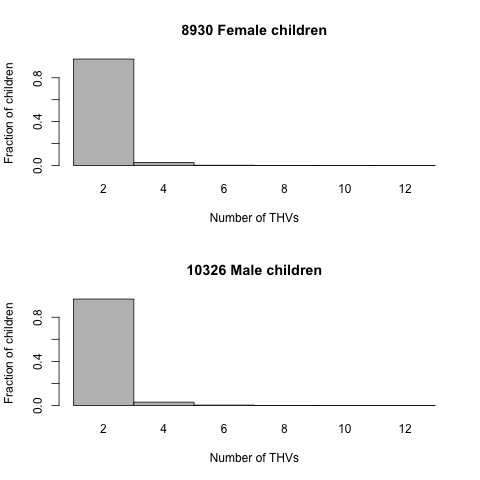

This chart was generated by the following R code:
customHistogram <- function(histogram, mainTitle, xLabel,
                            yLabel)
{
  #If there are n bars in the histogram, then 
  #histogram$breaks is an array of (n+1) points, including
  #the start-point of first bucket and last point of last bucket.
  #histogram$counts is an array of n numbers.
  nBars <- length(histogram$counts);
  totalFreq <- sum(histogram$counts);
  heights <- histogram$counts/totalFreq;
  widths <- c();
  barLabels <- c();
  width <- histogram$mids[2] - histogram$mids[1];
  #cat(paste("nBars = ", nBars, "\n"));
  for (i in 1:nBars)
  {
    widths[i] <- width;
    barLabels[i] <- as.character(histogram$breaks[i+1]);
  }
  barplot(height = heights, width = widths, xlim = c(0, max(histogram$breaks)),
          beside = TRUE, horiz = FALSE, main = mainTitle, xlab = xLabel,
          ylab = yLabel, space = 0, axisnames = TRUE, names.arg = barLabels, 
          );
}



nTHVs <- function()
{
  library(RPostgreSQL);
  con <- dbConnect(PostgreSQL(), user="indcs", host="sandbox.in.mycasebook.org", port="5432",dbname="casebook2_sandbox");
  genders <- c("Female", "Male");
  png("nTHVs_by_gender.png");
  par(mfrow=c(2, 1));
  for (i in 1:2)
  {
     gender <- genders[i];
     statement <- paste("SELECT person_id, count(physical_location_id) as nPlacements", 
                       " from physical_location_records, people",
                       " where physical_location_records.person_id = people.id",
                       " and physical_location_records.physical_location_type = 'PhysicalLocation::TrialHomeVisit'",
                       " and people.gender = '", gender, "'",
                       " group by person_id", 
                       sep = "");
     res <- dbSendQuery(con, statement);
     data <- fetch(res, n = -1);
     edges <- c(0, 2, 4, 6, 8, 10, 12);
     histogram <- hist(data[,2], breaks = edges, plot = FALSE);
     customHistogram(histogram, 
            mainTitle = paste(nrow(data), gender, "children", sep = " "),
           xLabel = "Number of THVs", 
           yLabel = "Fraction of children"
         );
  }
  dbDisconnect(con);
  dev.off();
}

